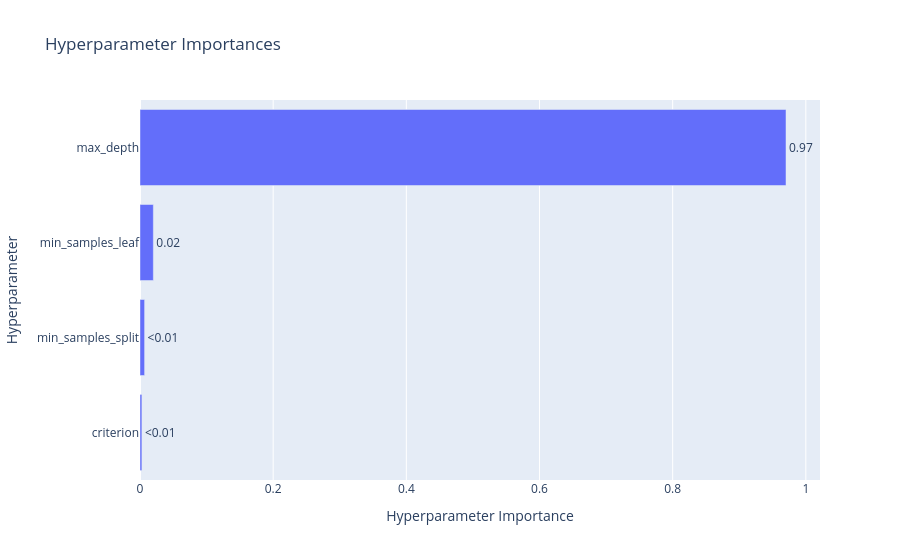

This figure's notebook cell:
### Code cell
vis.plot_param_importances(study_tree)

### Figure 1 — Plotly figure (JSON) as saved in the notebook; plotly's stock layout.template omitted (floating-point values rounded to 4 significant figures)
{"data": [{"cliponaxis": false, "hovertemplate": ["criterion (CategoricalDistribution): 0.0028381352623353877<extra></extra>", "min_samples_split (IntDistribution): 0.0069157024700619<extra></extra>", "min_samples_leaf (IntDistribution): 0.020031539247974208<extra></extra>", "max_depth (IntDistribution): 0.9702146230196285<extra></extra>"], "name": "Objective Value", "orientation": "h", "text": ["<0.01", "<0.01", "0.02", "0.97"], "textposition": "outside", "type": "bar", "x": [0.002838, 0.006916, 0.02003, 0.9702], "y": ["criterion", "min_samples_split", "min_samples_leaf", "max_depth"]}], "layout": {"title": {"text": "Hyperparameter Importances"}, "xaxis": {"title": {"text": "Hyperparameter Importance"}}, "yaxis": {"title": {"text": "Hyperparameter"}}}}
